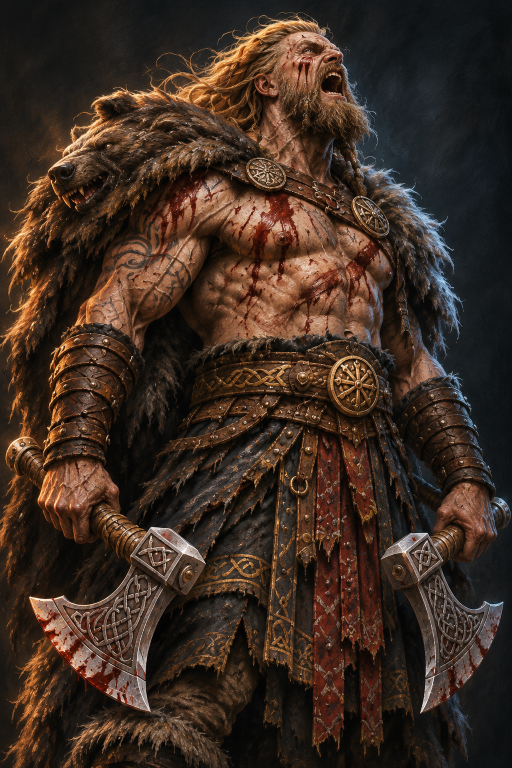
#> input picture assets/zrodla/bohater-berserker.png, 1024 x 1536 px (shown at 1/2 size); its folder holds 8 pictures in this run
$ python tnij.py
#> lines starting #> are read from the running program, lines starting #| are printed output that depends on the picture; after the words box and inside, x2 and y2 are one past the last pixel; in counts of white or black regions, pixels touching at a corner belong together
"""Tnie grafiki źródłowe z assets/zrodla na pliki używane przez grę (assets/img)."""
import os
from PIL import Image, ImageDraw, ImageFilter

ROOT = os.path.dirname(os.path.dirname(os.path.abspath(__file__)))
SRC = os.path.join(ROOT, 'assets', 'zrodla')
OUT = os.path.join(ROOT, 'assets', 'img')

def src(name):
#> called with name = 'bohater-berserker.png'
    return Image.open(os.path.join(SRC, name))
#> returned value is the input picture: PIL image 1024x1536 RGB; mean R, G, B 62.1, 45.1, 34.6

def save(im, rel, q=84):
#> called with rel = 'bohaterowie/berserker.webp', q = 82
    path = os.path.join(OUT, rel)
    os.makedirs(os.path.dirname(path), exist_ok=True)
    if rel.endswith('.png'):
        im.save(path, optimize=True)
    else:
        im.save(path, quality=q, method=6)
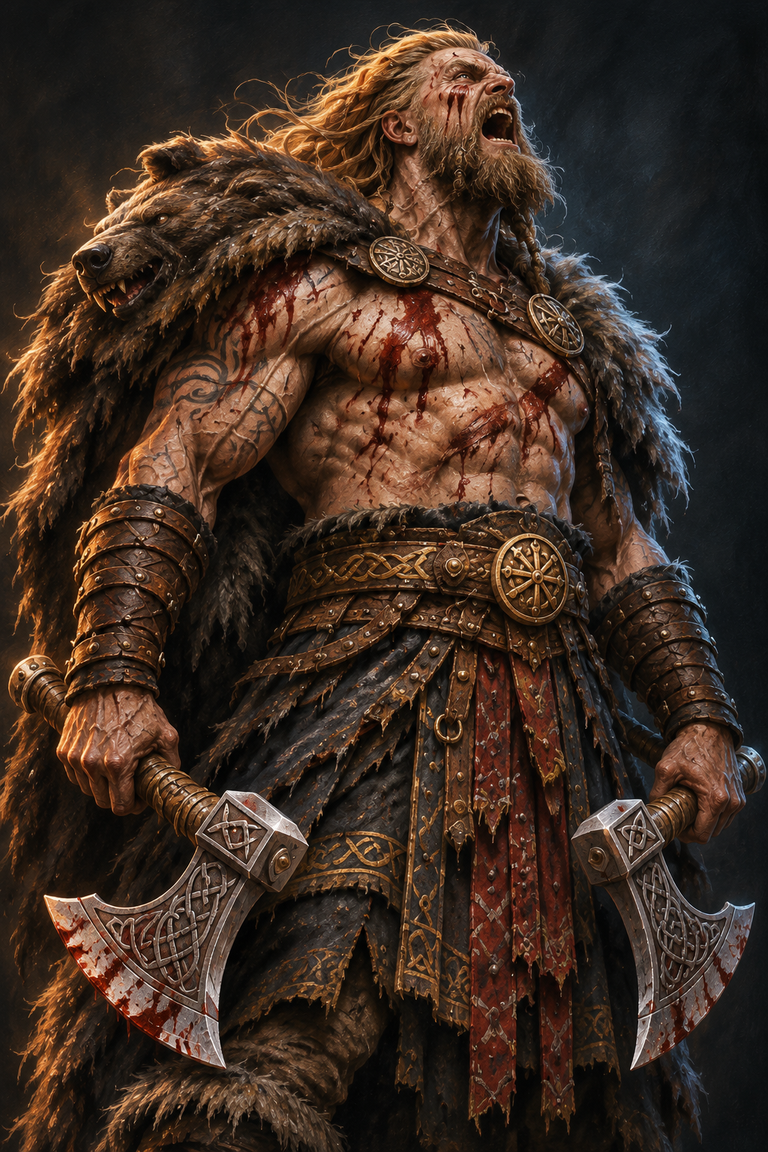
#> saved as berserker.webp: PIL image 768x1152 RGB; mean R, G, B 62.1, 45.1, 34.6
    return path

def token(im, cx, cy, r, size=256):
#> called with cx = 650, cy = 180, r = 200, size = 256
    box = (cx - r, cy - r, cx + r, cy + r)
    crop = im.convert('RGB').crop(box).resize((size, size), Image.LANCZOS)
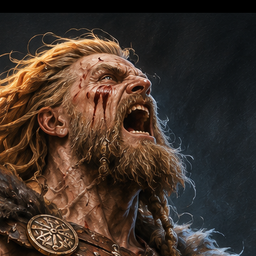
#> crop: PIL image 256x256 RGB; mean R, G, B 66, 51.5, 42.1
    # miękka krawędź koła
    mask = Image.new('L', (size * 4, size * 4), 0)
#> mask: PIL image 1024x1024 L; every value is 0
    ImageDraw.Draw(mask).ellipse((2, 2, size * 4 - 3, size * 4 - 3), fill=255)
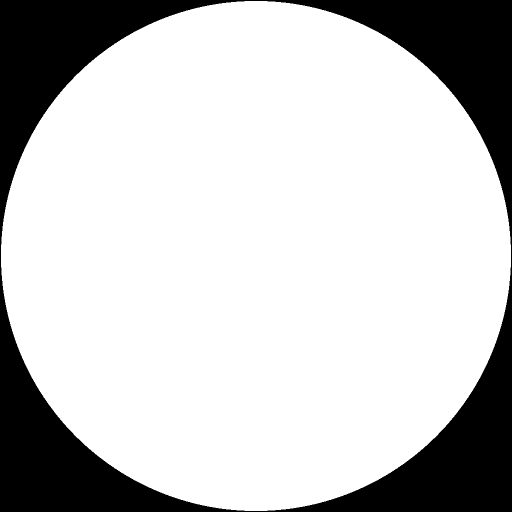
#> mask: PIL image 1024x1024 L (shown at 1/2 size); 77.9% white; 1 black region, box (x1, y1, x2, y2) and area: (0, 0, 1024, 1024) 231596
    mask = mask.resize((size, size), Image.LANCZOS)
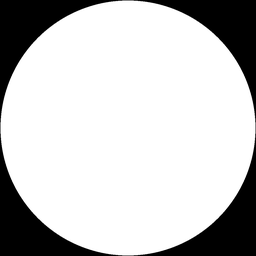
#> mask: PIL image 256x256 L; min 0, max 255, mean 198.7
    out = Image.new('RGBA', (size, size))
#> out: PIL image 256x256 RGBA; every value is 0
    out.paste(crop, (0, 0), mask)
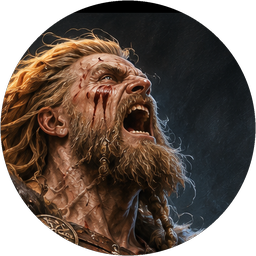
#> out: PIL image 256x256 RGBA; mean R, G, B, A 56.7, 43.1, 34.4, 198.7; transparent parts drawn white
    return out

def grid(im, cols, rows, inset):
    """cols/rows: listy (start, koniec) komórek; inset: ile pikseli uciąć z każdej krawędzi."""
    cells = []
    for (y0, y1) in rows:
        for (x0, x1) in cols:
            cells.append(im.crop((x0 + inset, y0 + inset, x1 - inset, y1 - inset)))
    return cells

# --- Bohaterowie ---
HEROES = {
    'berserker': ('bohater-berserker.png', (650, 180, 200)),
    'tarczowniczka': ('bohater-tarczowniczka.png', (585, 205, 205)),
    'volva': ('bohater-volva.png', (570, 195, 195)),
    'skald': ('bohater-skald.png', (450, 225, 200)),
    'jarl': ('bohater-jarl.png', (500, 205, 200)),
    'mistrz-run': ('bohater-mistrz-run.png', (540, 230, 200)),
    'lowczyni': ('bohater-lowczyni.png', (470, 250, 200)),
    'ulfhedinn': ('bohater-ulfhedinn.png', (690, 370, 220)),
}
for key, (fn, (cx, cy, r)) in HEROES.items():
    im = src(fn).convert('RGB')
    save(im.resize((768, 1152), Image.LANCZOS), f'bohaterowie/{key}.webp', 82)
    save(token(im, cx, cy, r), f'bohaterowie/{key}-zeton.webp', 88)
#> pass 2 of the loop `for key, (fn, (cx, cy, r)) in HEROES.items():`:
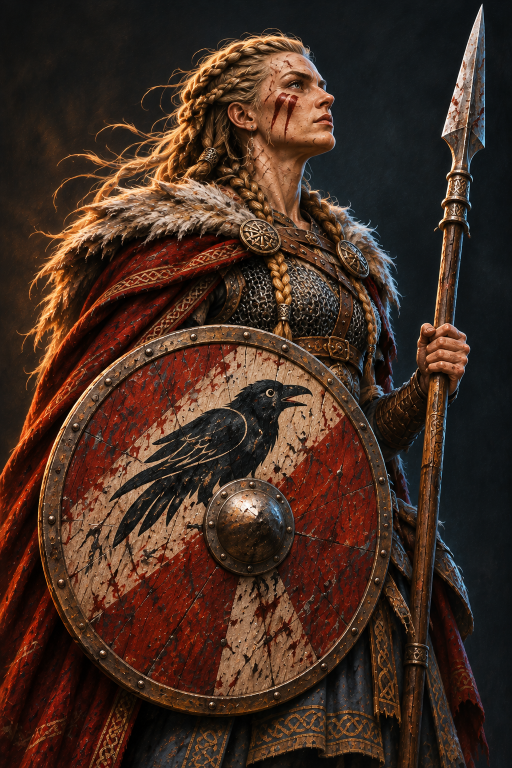
#> input picture assets/zrodla/bohater-tarczowniczka.png, 1024 x 1536 px (shown at 1/2 size)
#> in src, returned value is the input picture: PIL image 1024x1536 RGB; mean R, G, B 67.7, 44.8, 33.5
#> in token (call 2), `crop = im.convert('RGB').crop(box).resize((size, size), Image.LANCZOS)`:
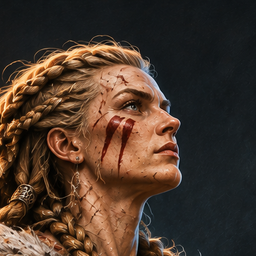
#> crop: PIL image 256x256 RGB; mean R, G, B 73.8, 55.8, 43.6
#> in token (call 2), `out.paste(crop, (0, 0), mask)`:
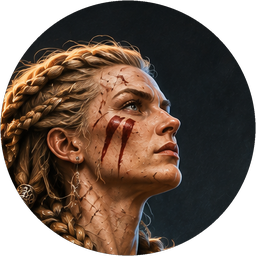
#> out: PIL image 256x256 RGBA; mean R, G, B, A 63.1, 46.3, 35.1, 198.7; transparent parts drawn white
#> pass 3 of the loop `for key, (fn, (cx, cy, r)) in HEROES.items():`:
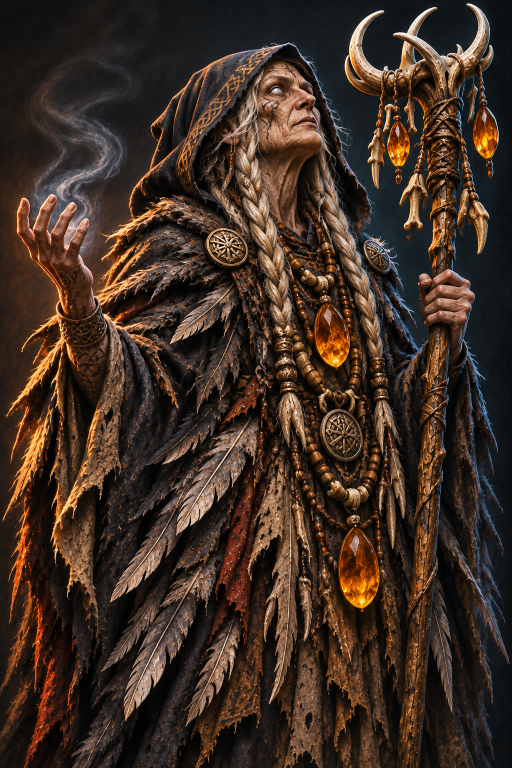
#> input picture assets/zrodla/bohater-volva.png, 1024 x 1536 px (shown at 1/2 size)
#> in src, returned value is the input picture: PIL image 1024x1536 RGB; mean R, G, B 63.9, 46.9, 35.9
#> in token (call 3), `crop = im.convert('RGB').crop(box).resize((size, size), Image.LANCZOS)`:
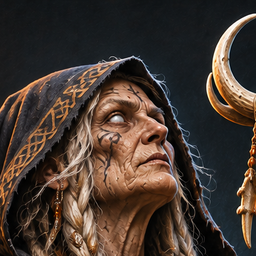
#> crop: PIL image 256x256 RGB; mean R, G, B 70.1, 56.9, 48.7
#> in token (call 3), `out.paste(crop, (0, 0), mask)`:
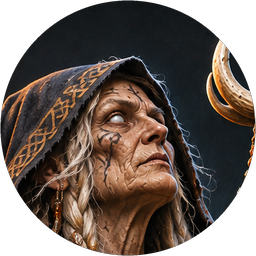
#> out: PIL image 256x256 RGBA; mean R, G, B, A 59.2, 47.4, 40.4, 198.7; transparent parts drawn white
#> (the run stopped early here; a loop or call above may not have finished)
